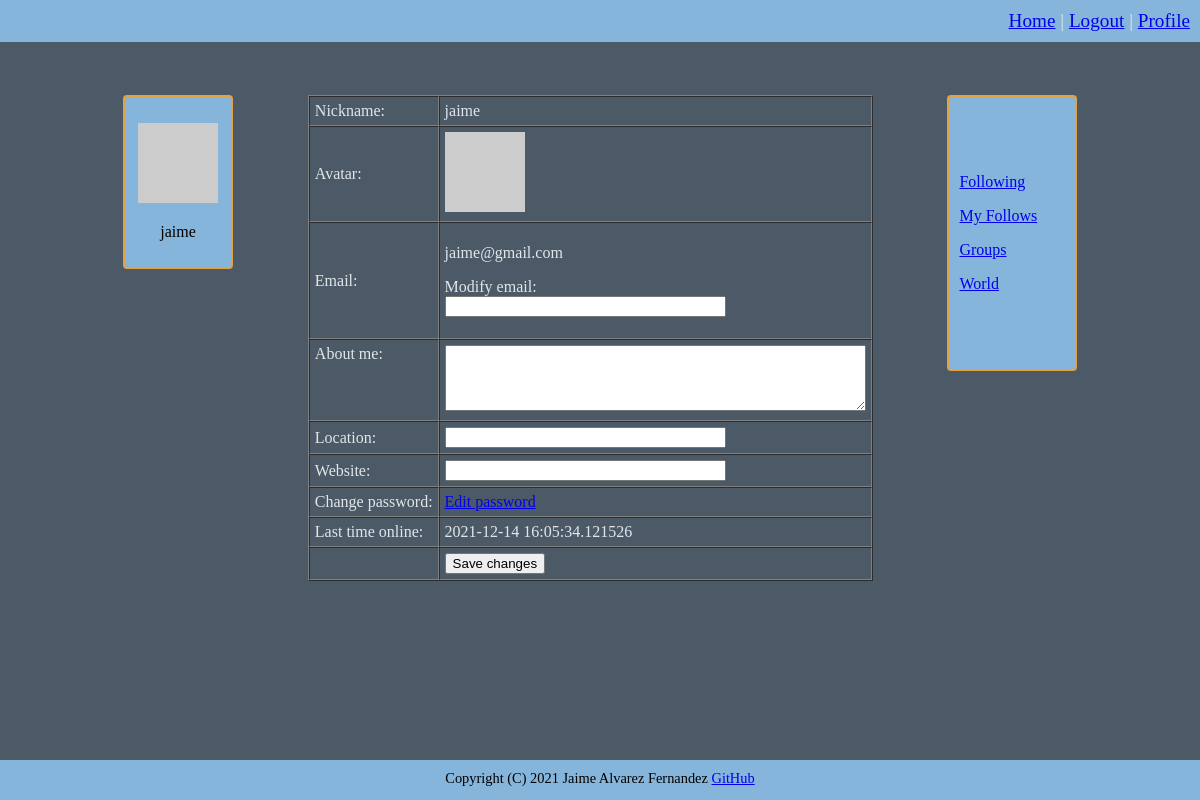
The app's page /profile (signed in), older data.
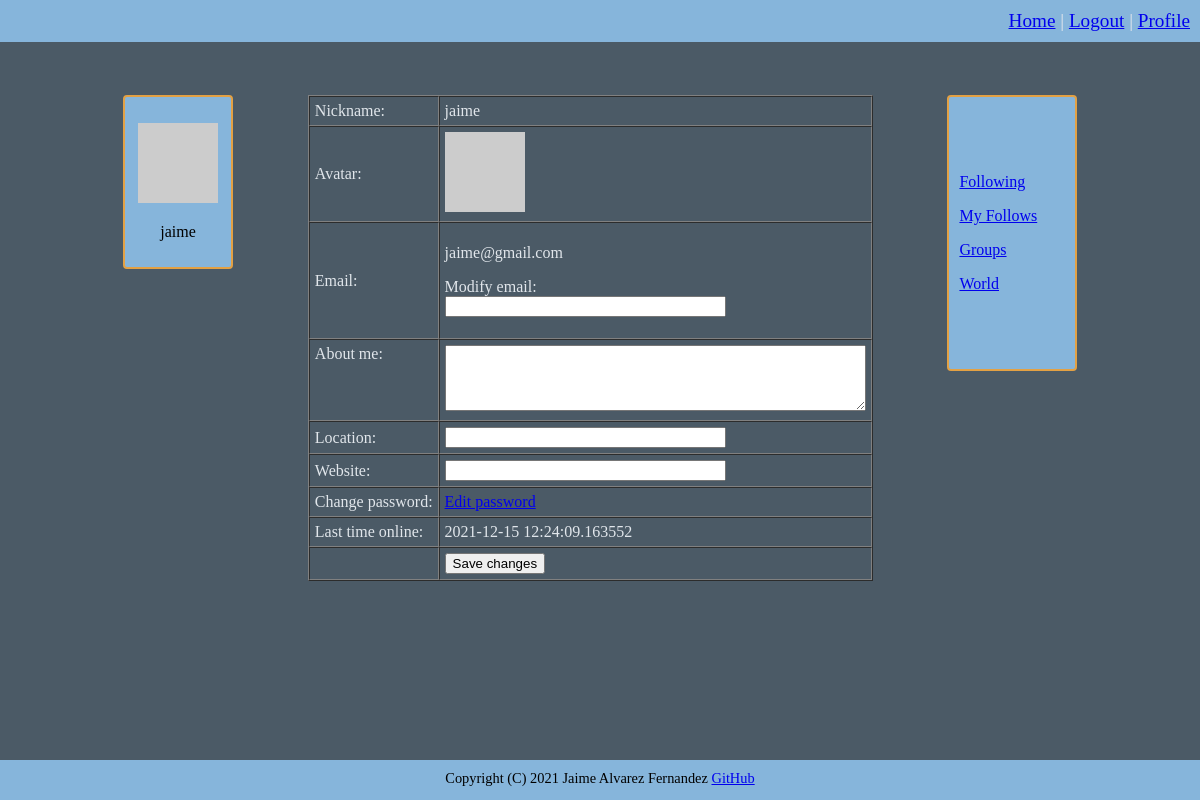
The same page, newer data.
### connect/models.py (models this page shows, shortened)
class User(UserMixin, db.Model):
    id = db.Column(db.Integer, primary_key=True)
    username = db.Column(db.String(64), index=True, unique=True)
    email = db.Column(db.String(120), index=True, unique=True)
    password = db.Column(db.String(128))
    about_me = db.Column(db.String(140))
    location = db.Column(db.String(64))
    website = db.Column(db.String(120))
    last_seen = db.Column(db.DateTime, default=datetime.datetime.utcnow)
    posts = db.relationship('Posts', backref='author', lazy='dynamic')
    friends = db.relationship('Friends', backref='anchor', lazy='dynamic')
    followed = db.relationship('User',
                               secondary=followers,
                               primaryjoin=(followers.c.follower_id == id),
                               secondaryjoin=(followers.c.followed_id == id),
                               backref=db.backref('followers', lazy='dynamic'), lazy='dynamic')
    def avatar(self, size):
        digest = md5(self.email.lower().encode('utf-8')).hexdigest()
        return f'https://www.gravatar.com/avatar/{digest}?d=identicon&s={size}'

### connect/routing.py (the view)
@app.route('/profile', methods=['GET', 'POST'])
@flask_login.login_required
def profile():
    form = forms.EditProfileForm()
    if form.validate_on_submit():
        if form.user_email.data != '':
            flask_login.current_user.email = form.user_email.data
        flask_login.current_user.about_me = form.about_me.data
        flask_login.current_user.location = form.location.data
        flask_login.current_user.website = form.website.data
        db.session.commit()
        flask.flash('Your changes have been saved.')
        return flask.redirect(flask.url_for('profile'))
    elif flask.request.method == 'GET':
        form.user_email.data = ''
        form.about_me.data = flask_login.current_user.about_me
        form.website.data = flask_login.current_user.website
        form.location.data = flask_login.current_user.location
    return flask.render_template('profile.html', user=flask_login.current_user, form=form, title='Profile')

### connect/forms.py (shortened to what this page needs)
class EditProfileForm(FlaskForm):
    user_email = wtforms.StringField('Email', validators=[validators.Optional(),
                                                          validators.Regexp(r'^[a-zA-Z0-9_.]+@[a-zA-Z0-9_.]+$',
                                                                            message='Please enter a valid email')])
    about_me = wtforms.TextAreaField('About me', validators=[validators.Length(min=0, max=140)])
    submit = wtforms.SubmitField('Save changes')
    location = wtforms.StringField('Location', validators=[validators.Optional()])
    website = wtforms.StringField('Website', validators=[validators.Optional()])

### connect/models.py (called while the page is built)
@login.user_loader
def load_user(user_id):
    return User.query.get(int(user_id))

### connect/routing.py (called while the page is built)
@app.before_request
def before_request():
    if flask_login.current_user.is_authenticated:
        flask_login.current_user.last_seen = datetime.datetime.utcnow()
        db.session.commit()

### connect/templates/profile.html (shortened to what this page needs)
{% extends "general_template.html" %}
{% block content %}
<div id="profile">
        <form action="" method="post" novalidate>
            <table cellspacing="0" cellpadding="5" border="1">
                <tr>
                    <td>Nickname:</td>
                    <td>{{ user.username }}</td>
                </tr>
                <tr>
                    <td>Avatar:</td>
                    <td><img src="{{ user.avatar(80) }}"></td>
                </tr>
                <tr>
                    <td>{{ form.user_email.label }}:</td>
                    <td>
                        <p>
                            {{ user.email }}
                        </p>
                        <p>
                            Modify email:<br>
                            {{ form.user_email(size=32, autocomplete=off) }}<br>
                        </p>
                    </td>
                </tr>
                <tr>
                    <td valign="top">{{ form.about_me.label }}:</td>
                    <td>
                        {{ form.about_me(cols=50, rows=4) }}<br>
                    </td>
                </tr>
                <tr>
                    <td>
                        {{ form.location.label }}:
                    </td>
                    <td>
                        {{ form.location(size=32) }}<br>
                    </td>
                </tr>
                <tr>
                    <td>
                        {{ form.website.label }}:
                    </td>
                    <td>
                        {{ form.website(size=32) }}<br>
                    </td>
                </tr>
                <tr valign="top">
                    <td>Change password:</td>
                    <td>
                         <a href="{{url_for('change_password')}}">Edit password</a>
                    </td>
                </tr>
                <tr>
                    <td>Last time online:</td>
                    <td>{% if user.last_seen %}{{ user.last_seen }}{% endif %}</td>
                </tr>
                <tr>
                    <td></td>
                    <td>{{ form.submit() }}</td>
                </tr>
            </table>
        </form>
    </div>
{% endblock %}

### connect/templates/_profile.html (shortened to what this page needs)
{% if user and user != current_user %}
    <p>
        <img src="{{ user.avatar(128) }}">
    </p>
    <p>
        {{ user.username }}
    </p>
    {% if not current_user.is_following(user) %}
    <p>
        <form method="post" action="{{ url_for('follow', username=user.username) }}">
            {{ e_form.hidden_tag() }}
            {{ e_form.submit(value='Follow') }}
        </form>
    </p>
    {% else %}
    <p>
        <form method="post" action="{{ url_for('unfollow', username=user.username) }}">
            {{ e_form.hidden_tag() }}
            {{ e_form.submit(value='Unfollow') }}
        </form>
    </p>
    {% endif %}
    <p class="justify_text">
        {% if user.about_me is not none %}
        {{ user.about_me }}
        {% elif user.about_me == '' %}
        {% endif %}
    </p>
    <p>
        {% if user.location is not none %}
        {{ user.location }}
        {% elif user.location == '' %}
        {% endif %}
    </p>
    <p>
        {% if user.website is not none %}
        <a href="{{ user.website }}">{{ user.website }}</a>
        {% elif user.website == '' %}
        {% endif %}
    </p>
{% else %}
    <p>
        <img src="{{ current_user.avatar(128) }}">
    </p>
    <p>
        {{ current_user.username }}
    </p>
{% endif %}

Row changes from the older to the newer data that the page shows:
changed User "jaime": last_seen "2021-12-14 16:05:34.121526" → "2021-12-15 12:24:09.163552"
